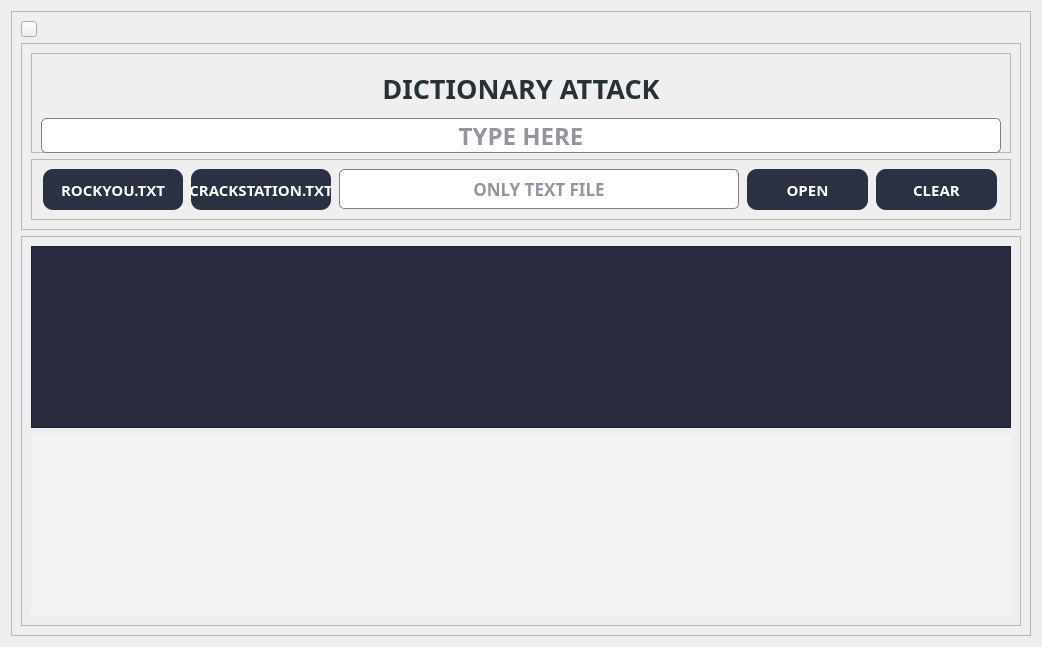
                 <widget class="QWidget" name="page_dictionary">
                  <layout class="QHBoxLayout" name="horizontalLayout_29">
                   <item alignment="Qt::AlignTop">
                    <widget class="QFrame" name="frame_71">
                     <property name="minimumSize">
                      <size>
                       <width>0</width>
                       <height>620</height>
                      </size>
                     </property>
                     <property name="maximumSize">
                      <size>
                       <width>1050</width>
                       <height>700</height>
                      </size>
                     </property>
                     <property name="frameShape">
                      <enum>QFrame::StyledPanel</enum>
                     </property>
                     <property name="frameShadow">
                      <enum>QFrame::Raised</enum>
                     </property>
                     <layout class="QVBoxLayout" name="verticalLayout_48">
                      <item>
                       <widget class="QPushButton" name="btn_backDic">
                        <property name="maximumSize">
                         <size>
                          <width>16</width>
                          <height>16</height>
                         </size>
                        </property>
                        <property name="cursor">
                         <cursorShape>PointingHandCursor</cursorShape>
                        </property>
                        <property name="styleSheet">
                         <string notr="true">background-image: url(D:/ISAN Security Gizmo Box/assets/icons/icon-back.png);</string>
                        </property>
                        <property name="text">
                         <string/>
                        </property>
                        <property name="icon">
                         <iconset resource="../resource.qrc">
                          <normaloff>:/icons/icons/icon-back.png</normaloff>:/icons/icons/icon-back.png</iconset>
                        </property>
                       </widget>
                      </item>
                      <item>
                       <widget class="QFrame" name="frame_72">
                        <property name="maximumSize">
                         <size>
                          <width>1050</width>
                          <height>200</height>
                         </size>
                        </property>
                        <property name="frameShape">
                         <enum>QFrame::StyledPanel</enum>
                        </property>
                        <property name="frameShadow">
                         <enum>QFrame::Raised</enum>
                        </property>
                        <layout class="QVBoxLayout" name="verticalLayout_49">
                         <item alignment="Qt::AlignTop">
                          <widget class="QFrame" name="frame_74">
                           <property name="maximumSize">
                            <size>
                             <width>1050</width>
                             <height>100</height>
                            </size>
                           </property>
                           <property name="frameShape">
                            <enum>QFrame::StyledPanel</enum>
                           </property>
                           <property name="frameShadow">
                            <enum>QFrame::Raised</enum>
                           </property>
                           <layout class="QVBoxLayout" name="verticalLayout_50">
                            <property name="spacing">
                             <number>30</number>
                            </property>
                            <item alignment="Qt::AlignVCenter">
                             <widget class="QLabel" name="label_dictionary">
                              <property name="minimumSize">
                               <size>
                                <width>0</width>
                                <height>50</height>
                               </size>
                              </property>
                              <property name="maximumSize">
                               <size>
                                <width>1050</width>
                                <height>50</height>
                               </size>
                              </property>
                              <property name="font">
                               <font>
                                <family>Bahnschrift SemiBold</family>
                                <pointsize>20</pointsize>
                                <weight>75</weight>
                                <bold>true</bold>
                               </font>
                              </property>
                              <property name="styleSheet">
                               <string notr="true">color: rgb(38, 50, 56);</string>
                              </property>
                              <property name="text">
                               <string>DICTIONARY ATTACK</string>
                              </property>
                              <property name="alignment">
                               <set>Qt::AlignCenter</set>
                              </property>
                             </widget>
                            </item>
                            <item alignment="Qt::AlignVCenter">
                             <widget class="QLineEdit" name="lineEdit_passwordDic">
                              <property name="minimumSize">
                               <size>
                                <width>600</width>
                                <height>35</height>
                               </size>
                              </property>
                              <property name="maximumSize">
                               <size>
                                <width>1050</width>
                                <height>34</height>
                               </size>
                              </property>
                              <property name="font">
                               <font>
                                <family>Bahnschrift SemiBold</family>
                                <pointsize>18</pointsize>
                                <weight>75</weight>
                                <bold>true</bold>
                               </font>
                              </property>
                              <property name="styleSheet">
                               <string notr="true">QLineEdit {
  border: 1px solid gray;
  color: rgba(40,43,61,255);
  border-radius: 5px;
}

QLineEdit:hover {
  border: 2px solid;
  border-color: rgba(0,143,255,255);
}
QLineEdit:focus {
  border: 1px solid;
  border-color: rgba(88,199,141,255);
}
</string>
                              </property>
                              <property name="alignment">
                               <set>Qt::AlignCenter</set>
                              </property>
                              <property name="readOnly">
                               <bool>true</bool>
                              </property>
                              <property name="placeholderText">
                               <string>TYPE HERE</string>
                              </property>
                             </widget>
                            </item>
                           </layout>
                          </widget>
                         </item>
                         <item alignment="Qt::AlignHCenter|Qt::AlignVCenter">
                          <widget class="QFrame" name="frame_75">
                           <property name="minimumSize">
                            <size>
                             <width>980</width>
                             <height>0</height>
                            </size>
                           </property>
                           <property name="maximumSize">
                            <size>
                             <width>1050</width>
                             <height>100</height>
                            </size>
                           </property>
                           <property name="frameShape">
                            <enum>QFrame::StyledPanel</enum>
                           </property>
                           <property name="frameShadow">
                            <enum>QFrame::Raised</enum>
                           </property>
                           <layout class="QHBoxLayout" name="horizontalLayout_30">
                            <item>
                             <widget class="QPushButton" name="btn_rockyou">
                              <property name="minimumSize">
                               <size>
                                <width>140</width>
                                <height>41</height>
                               </size>
                              </property>
                              <property name="maximumSize">
                               <size>
                                <width>121</width>
                                <height>41</height>
                               </size>
                              </property>
                              <property name="font">
                               <font>
                                <family>Bahnschrift SemiBold</family>
                                <pointsize>11</pointsize>
                                <weight>75</weight>
                                <bold>true</bold>
                               </font>
                              </property>
                              <property name="cursor">
                               <cursorShape>PointingHandCursor</cursorShape>
                              </property>
                              <property name="styleSheet">
                               <string notr="true"> QPushButton{
	    background-color: rgb(42, 49, 66);
        border-radius: 5px;
		color: rgb(255, 255, 255);
    }
 QPushButton{
        border-radius: 10px;
    }
QPushButton:hover {
	 border-radius: 10px;
	 background-color: rgba(0,143,255,255);
}
QPushButton:pressed {
	background-color: rgb(120, 120, 120);
	color: rgb(255, 255, 255);
}
</string>
                              </property>
                              <property name="text">
                               <string>ROCKYOU.TXT</string>
                              </property>
                              <property name="iconSize">
                               <size>
                                <width>30</width>
                                <height>30</height>
                               </size>
                              </property>
                             </widget>
                            </item>
                            <item>
                             <widget class="QPushButton" name="btn_crackstation">
                              <property name="minimumSize">
                               <size>
                                <width>140</width>
                                <height>41</height>
                               </size>
                              </property>
                              <property name="maximumSize">
                               <size>
                                <width>121</width>
                                <height>41</height>
                               </size>
                              </property>
                              <property name="font">
                               <font>
                                <family>Bahnschrift SemiBold</family>
                                <pointsize>11</pointsize>
                                <weight>75</weight>
                                <bold>true</bold>
                               </font>
                              </property>
                              <property name="cursor">
                               <cursorShape>PointingHandCursor</cursorShape>
                              </property>
                              <property name="styleSheet">
                               <string notr="true"> QPushButton{
	    background-color: rgb(42, 49, 66);
        border-radius: 5px;
		color: rgb(255, 255, 255);
    }
 QPushButton{
        border-radius: 10px;
    }
QPushButton:hover {
	 border-radius: 10px;
	 background-color: rgba(0,143,255,255);
}
QPushButton:pressed {
	background-color: rgb(120, 120, 120);
	color: rgb(255, 255, 255);
}
</string>
                              </property>
                              <property name="text">
                               <string>CRACKSTATION.TXT</string>
                              </property>
                              <property name="iconSize">
                               <size>
                                <width>30</width>
                                <height>30</height>
                               </size>
                              </property>
                             </widget>
                            </item>
                            <item>
                             <widget class="QLineEdit" name="lineEdit_inputFileDic">
                              <property name="minimumSize">
                               <size>
                                <width>200</width>
                                <height>40</height>
                               </size>
                              </property>
                              <property name="maximumSize">
                               <size>
                                <width>400</width>
                                <height>40</height>
                               </size>
                              </property>
                              <property name="font">
                               <font>
                                <family>Bahnschrift SemiBold</family>
                                <pointsize>13</pointsize>
                                <weight>75</weight>
                                <bold>true</bold>
                               </font>
                              </property>
                              <property name="styleSheet">
                               <string notr="true">QLineEdit {
  border: 1px solid gray;
  color: rgba(40,43,61,255);
  border-radius: 5px;
}

QLineEdit:hover {
  border: 2px solid;
  border-color: rgba(0,143,255,255);
}
QLineEdit:focus {
  border: 1px solid;
  border-color: rgba(88,199,141,255);
}
</string>
                              </property>
                              <property name="alignment">
                               <set>Qt::AlignCenter</set>
                              </property>
                              <property name="readOnly">
                               <bool>true</bool>
                              </property>
                              <property name="placeholderText">
                               <string>ONLY TEXT FILE</string>
                              </property>
                             </widget>
                            </item>
                            <item>
                             <widget class="QPushButton" name="btn_openDic">
                              <property name="minimumSize">
                               <size>
                                <width>121</width>
                                <height>41</height>
                               </size>
                              </property>
                              <property name="maximumSize">
                               <size>
                                <width>121</width>
                                <height>41</height>
                               </size>
                              </property>
                              <property name="font">
                               <font>
                                <family>Bahnschrift SemiBold</family>
                                <pointsize>11</pointsize>
                                <weight>75</weight>
                                <bold>true</bold>
                               </font>
                              </property>
                              <property name="cursor">
                               <cursorShape>PointingHandCursor</cursorShape>
                              </property>
                              <property name="styleSheet">
                               <string notr="true"> QPushButton{
	    background-color: rgb(42, 49, 66);
        border-radius: 5px;
		color: rgb(255, 255, 255);
    }
 QPushButton{
        border-radius: 10px;
    }
QPushButton:hover {
	 border-radius: 10px;
	 background-color: rgba(0,143,255,255);
}
QPushButton:pressed {
	background-color: rgb(120, 120, 120);
	color: rgb(255, 255, 255);
}
</string>
                              </property>
                              <property name="text">
                               <string>OPEN</string>
                              </property>
                              <property name="icon">
                               <iconset>
                                <normaloff>../icons/icon-folder.png</normaloff>../icons/icon-folder.png</iconset>
                              </property>
                              <property name="iconSize">
                               <size>
                                <width>30</width>
                                <height>30</height>
                               </size>
                              </property>
                             </widget>
                            </item>
                            <item>
                             <widget class="QPushButton" name="btn_clearDic">
                              <property name="minimumSize">
                               <size>
                                <width>121</width>
                                <height>41</height>
                               </size>
                              </property>
                              <property name="maximumSize">
                               <size>
                                <width>121</width>
                                <height>41</height>
                               </size>
                              </property>
                              <property name="font">
                               <font>
                                <family>Bahnschrift SemiBold</family>
                                <pointsize>11</pointsize>
                                <weight>75</weight>
                                <bold>true</bold>
                               </font>
                              </property>
                              <property name="cursor">
                               <cursorShape>PointingHandCursor</cursorShape>
                              </property>
                              <property name="styleSheet">
                               <string notr="true"> QPushButton{
	    background-color: rgb(42, 49, 66);
        border-radius: 5px;
		color: rgb(255, 255, 255);
    }
 QPushButton{
        border-radius: 10px;
    }
QPushButton:hover {
	 border-radius: 10px;
	 background-color: rgba(0,143,255,255);
}
QPushButton:pressed {
	background-color: rgb(120, 120, 120);
	color: rgb(255, 255, 255);
}
</string>
                              </property>
                              <property name="text">
                               <string>CLEAR</string>
                              </property>
                              <property name="icon">
                               <iconset>
                                <normaloff>../icons/icon-clear.png</normaloff>../icons/icon-clear.png</iconset>
                              </property>
                              <property name="iconSize">
                               <size>
                                <width>30</width>
                                <height>30</height>
                               </size>
                              </property>
                             </widget>
                            </item>
                           </layout>
                          </widget>
                         </item>
                        </layout>
                       </widget>
                      </item>
                      <item alignment="Qt::AlignTop">
                       <widget class="QFrame" name="frame_73">
                        <property name="minimumSize">
                         <size>
                          <width>0</width>
                          <height>390</height>
                         </size>
                        </property>
                        <property name="maximumSize">
                         <size>
                          <width>1050</width>
                          <height>500</height>
                         </size>
                        </property>
                        <property name="frameShape">
                         <enum>QFrame::StyledPanel</enum>
                        </property>
                        <property name="frameShadow">
                         <enum>QFrame::Raised</enum>
                        </property>
                        <layout class="QVBoxLayout" name="verticalLayout_51">
                         <item>
                          <widget class="QFrame" name="frame_76">
                           <property name="maximumSize">
                            <size>
                             <width>1050</width>
                             <height>200</height>
                            </size>
                           </property>
                           <property name="styleSheet">
                            <string notr="true">background-color: rgba(40,43,61,255);</string>
                           </property>
                           <property name="frameShape">
                            <enum>QFrame::StyledPanel</enum>
                           </property>
                           <property name="frameShadow">
                            <enum>QFrame::Raised</enum>
                           </property>
                           <layout class="QVBoxLayout" name="verticalLayout_52"/>
                          </widget>
                         </item>
                         <item>
                          <widget class="QWidget" name="widget_outputDic" native="true">
                           <property name="styleSheet">
                            <string notr="true">background-color:rgba(242,243,245,255);
border-radius: 5px;</string>
                           </property>
                           <layout class="QVBoxLayout" name="verticalLayout_53">
                            <item>
                             <widget class="QLabel" name="label_outputDictionary">
                              <property name="minimumSize">
                               <size>
                                <width>0</width>
                                <height>0</height>
                               </size>
                              </property>
                              <property name="maximumSize">
                               <size>
                                <width>1050</width>
                                <height>200</height>
                               </size>
                              </property>
                              <property name="text">
                               <string/>
                              </property>
                             </widget>
                            </item>
                           </layout>
                          </widget>
                         </item>
                        </layout>
                       </widget>
                      </item>
                     </layout>
                    </widget>
                   </item>
                  </layout>
                 </widget>
